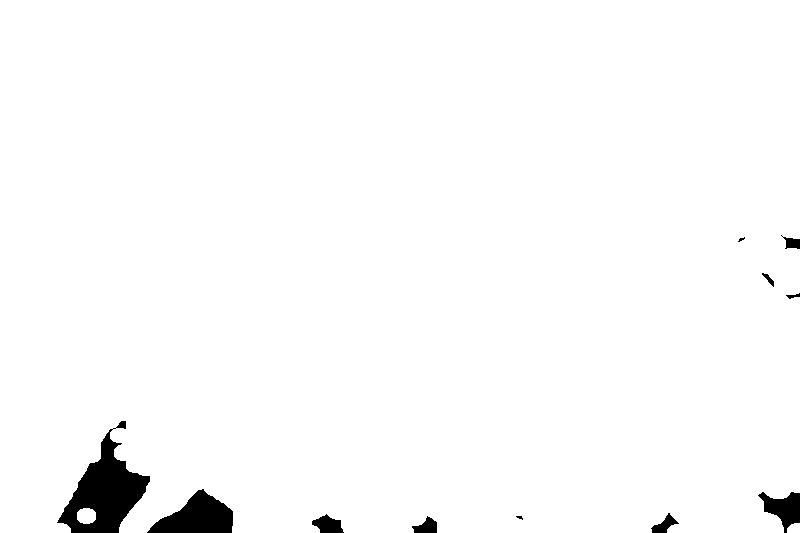
%> input picture FilledForgedPixels.jpg, 800 x 533 px, given in place of 5.png, which was not available
$ octave demo3.m   (GNU Octave 9; MATLAB toolbox functions it lacks are replaced by stand-ins)
%> lines starting %> are read from the running program, lines starting %| are printed output that depends on the picture; in (x1, y1, x2, y2) boxes, pixels count from 0 and x2, y2 are one past the last pixel; in counts of white or black regions, pixels touching at a corner belong together; the program's own positions count from 1; pictures that were not available may be replaced by others from this repository, and a replacement may not be noted
clear all;
close all;
clc
TrainDatabasePath = uigetdir('E:\MATLAB\Image Forgery\image forgery with siftand ransac\image forgery\train', 'Select training database path' );
%> the answer given: .
DatabasePath = uigetdir('E:\MATLAB\Image Forgery\image forgery with siftand ransac\image forgery\test', 'Select database path');
%> the answer given: .

prompt = {'Enter  image name:'};
dlg_title = 'Input to face detection system';
num_lines= 1;
def = {'5'};

Image  = inputdlg(prompt,dlg_title,num_lines,def);
%> the answer given: 5
Image = strcat(DatabasePath,'\',char(Image),'.png');
original123 = imread(Image);
%> original123 is the input picture: size 533x800 uint8; min 0, max 255, mean 249.7
original=original123;
figure,imshow(original);
title('input image');
colormap('default');
a = original;
a = im2bw(a,0.5);
%> a: size 533x800 logical; 97.9% white; 11 black regions (2 under 20 px), largest, box (x1, y1, x2, y2) and area: (57, 421, 150, 533) 4471, (147, 489, 233, 533) 2233, (758, 492, 800, 533) 900
siz = size(a);
%> siz = [533 800]

    a1 = bwmorph(a,'erode');figure,imshow(a1),title('Perform Erosion');
%> after `a1 = bwmorph(a,'erode')`:
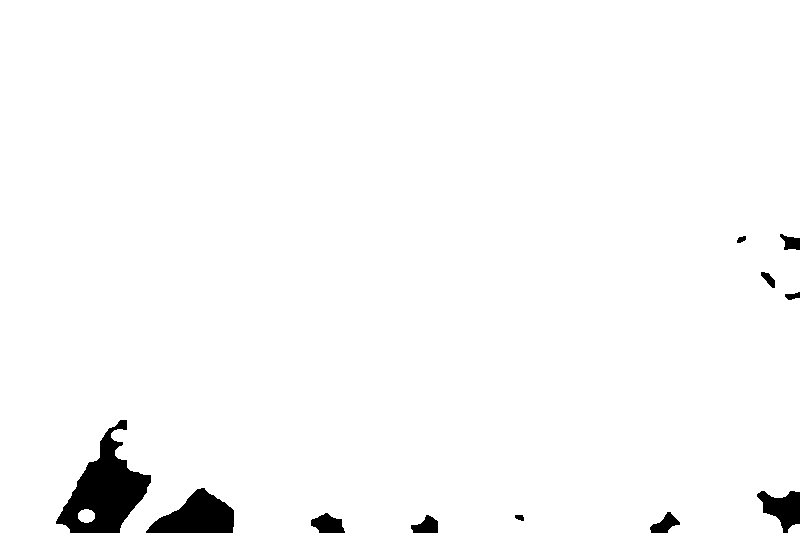
%> a1: size 533x800 logical; 97.7% white; 11 black regions, largest, box (x1, y1, x2, y2) and area: (56, 420, 151, 533) 4951, (146, 488, 234, 533) 2410, (757, 491, 800, 533) 1047

    a2 = bwmorph(a,'dilate');figure,imshow(a2),title('Perform Dilation');
%> after `a2 = bwmorph(a,'dilate')`:
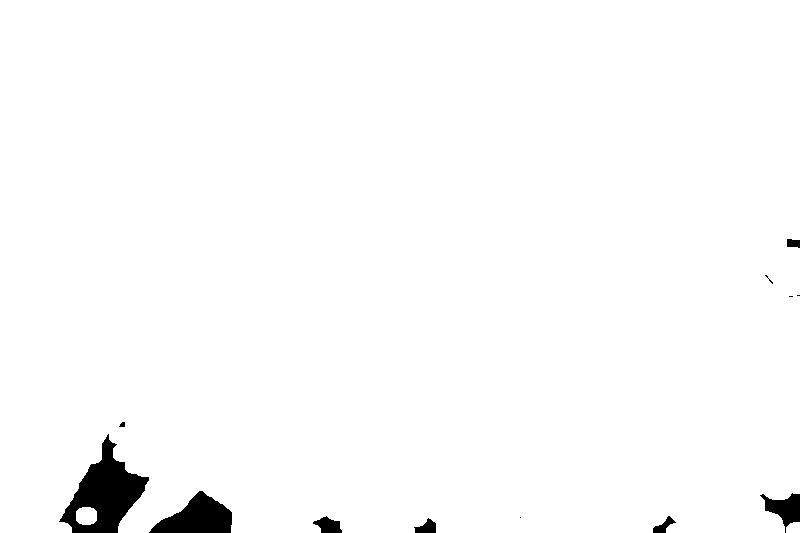
%> a2: size 533x800 logical; 98.2% white; 12 black regions (4 under 20 px), largest, box (x1, y1, x2, y2) and area: (59, 434, 149, 533) 3980, (149, 491, 232, 533) 2060, (760, 493, 800, 533) 754

    a3 = bwmorph(a,'open');figure,imshow(a3),title('Perform Binary Opening');

    a4 = bwmorph(a,'close');figure,imshow(a4),title('Perform Binary Closing');
%> after `a4 = bwmorph(a,'close')`: a4: size 533x800 logical; 98% white; 12 black regions (3 under 20 px), largest, box (x1, y1, x2, y2) and area: (58, 433, 150, 533) 4396, (148, 490, 233, 533) 2230, (759, 492, 800, 533) 897

    a5 = bwmorph(a,'tophat');figure,imshow(a5),title('Subtract the Opening from the Input Image');
%> after `a5 = bwmorph(a,'tophat')`: a5: size 533x800 logical; every value is 0

    a6 = bwmorph(a,'bothat');figure,imshow(a6),title('Subtract the Input Image from its Closing');
%> after `a6 = bwmorph(a,'bothat')`:
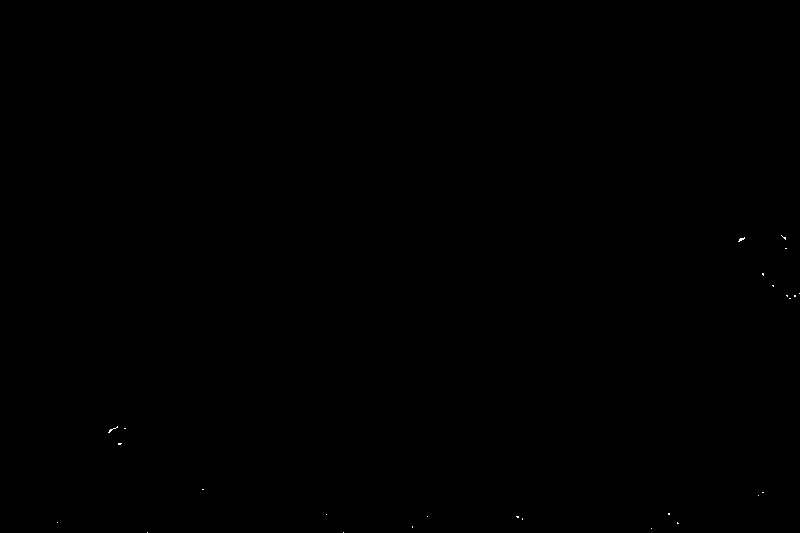
%> a6: size 533x800 logical; 0.02% white in thin lines or dots, all inside (x1, y1, x2, y2) = (57, 235, 800, 533)

    a7 = bwmorph(a,'clean');figure,imshow(a7),title('Remove isolated pixels (1''s surrounded by 0''s)');

    a8 = bwmorph(a,'fill');figure,imshow(a8),title('Fill isolated interior pixels (0''s surrounded by 1''s)');

    a9 = bwmorph(a,'remove');figure,imshow(a9),title('Leave only boundary pixels');
%> after `a9 = bwmorph(a,'remove')`:
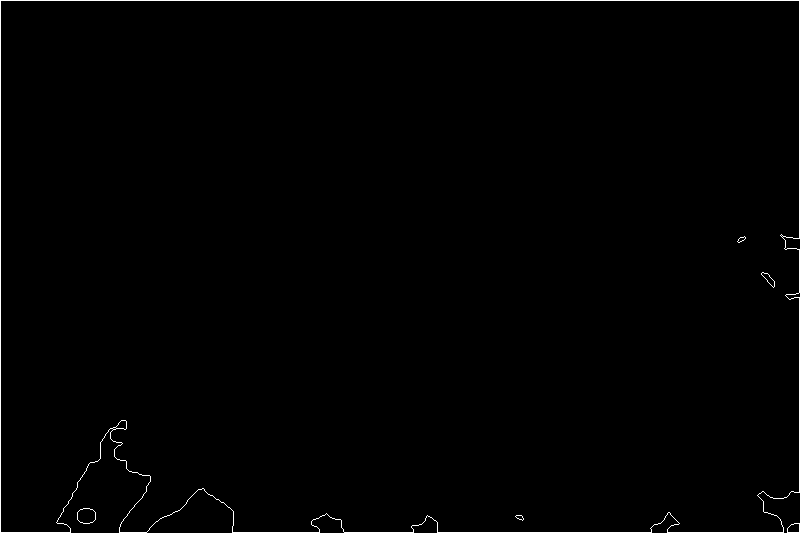
%> a9: size 533x800 logical; 0.77% white in thin lines or dots

    a10 = bwmorph(a,'shrink',Inf);figure,imshow(a10),title('Shrink objects to points');
%> after `a10 = bwmorph(a,'shrink',Inf)`:
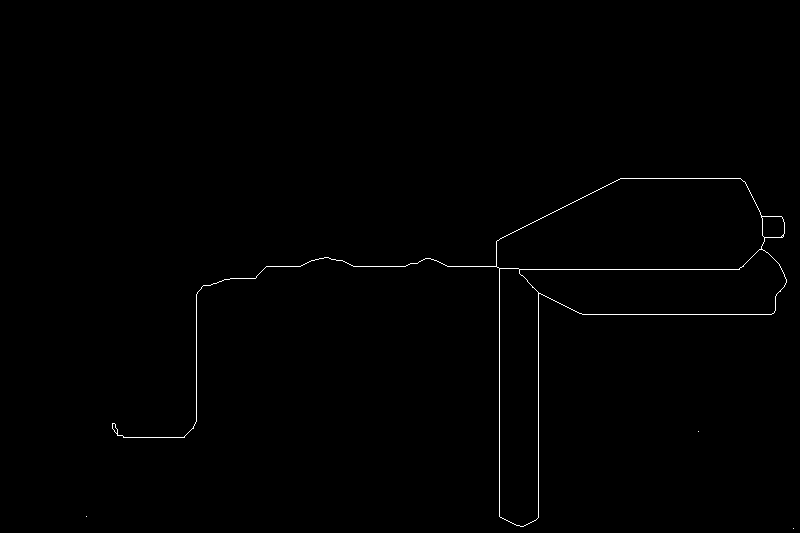
%> a10: size 533x800 logical; 0.48% white in thin lines or dots, all inside (x1, y1, x2, y2) = (86, 178, 794, 529)
%> (the run ends here)
